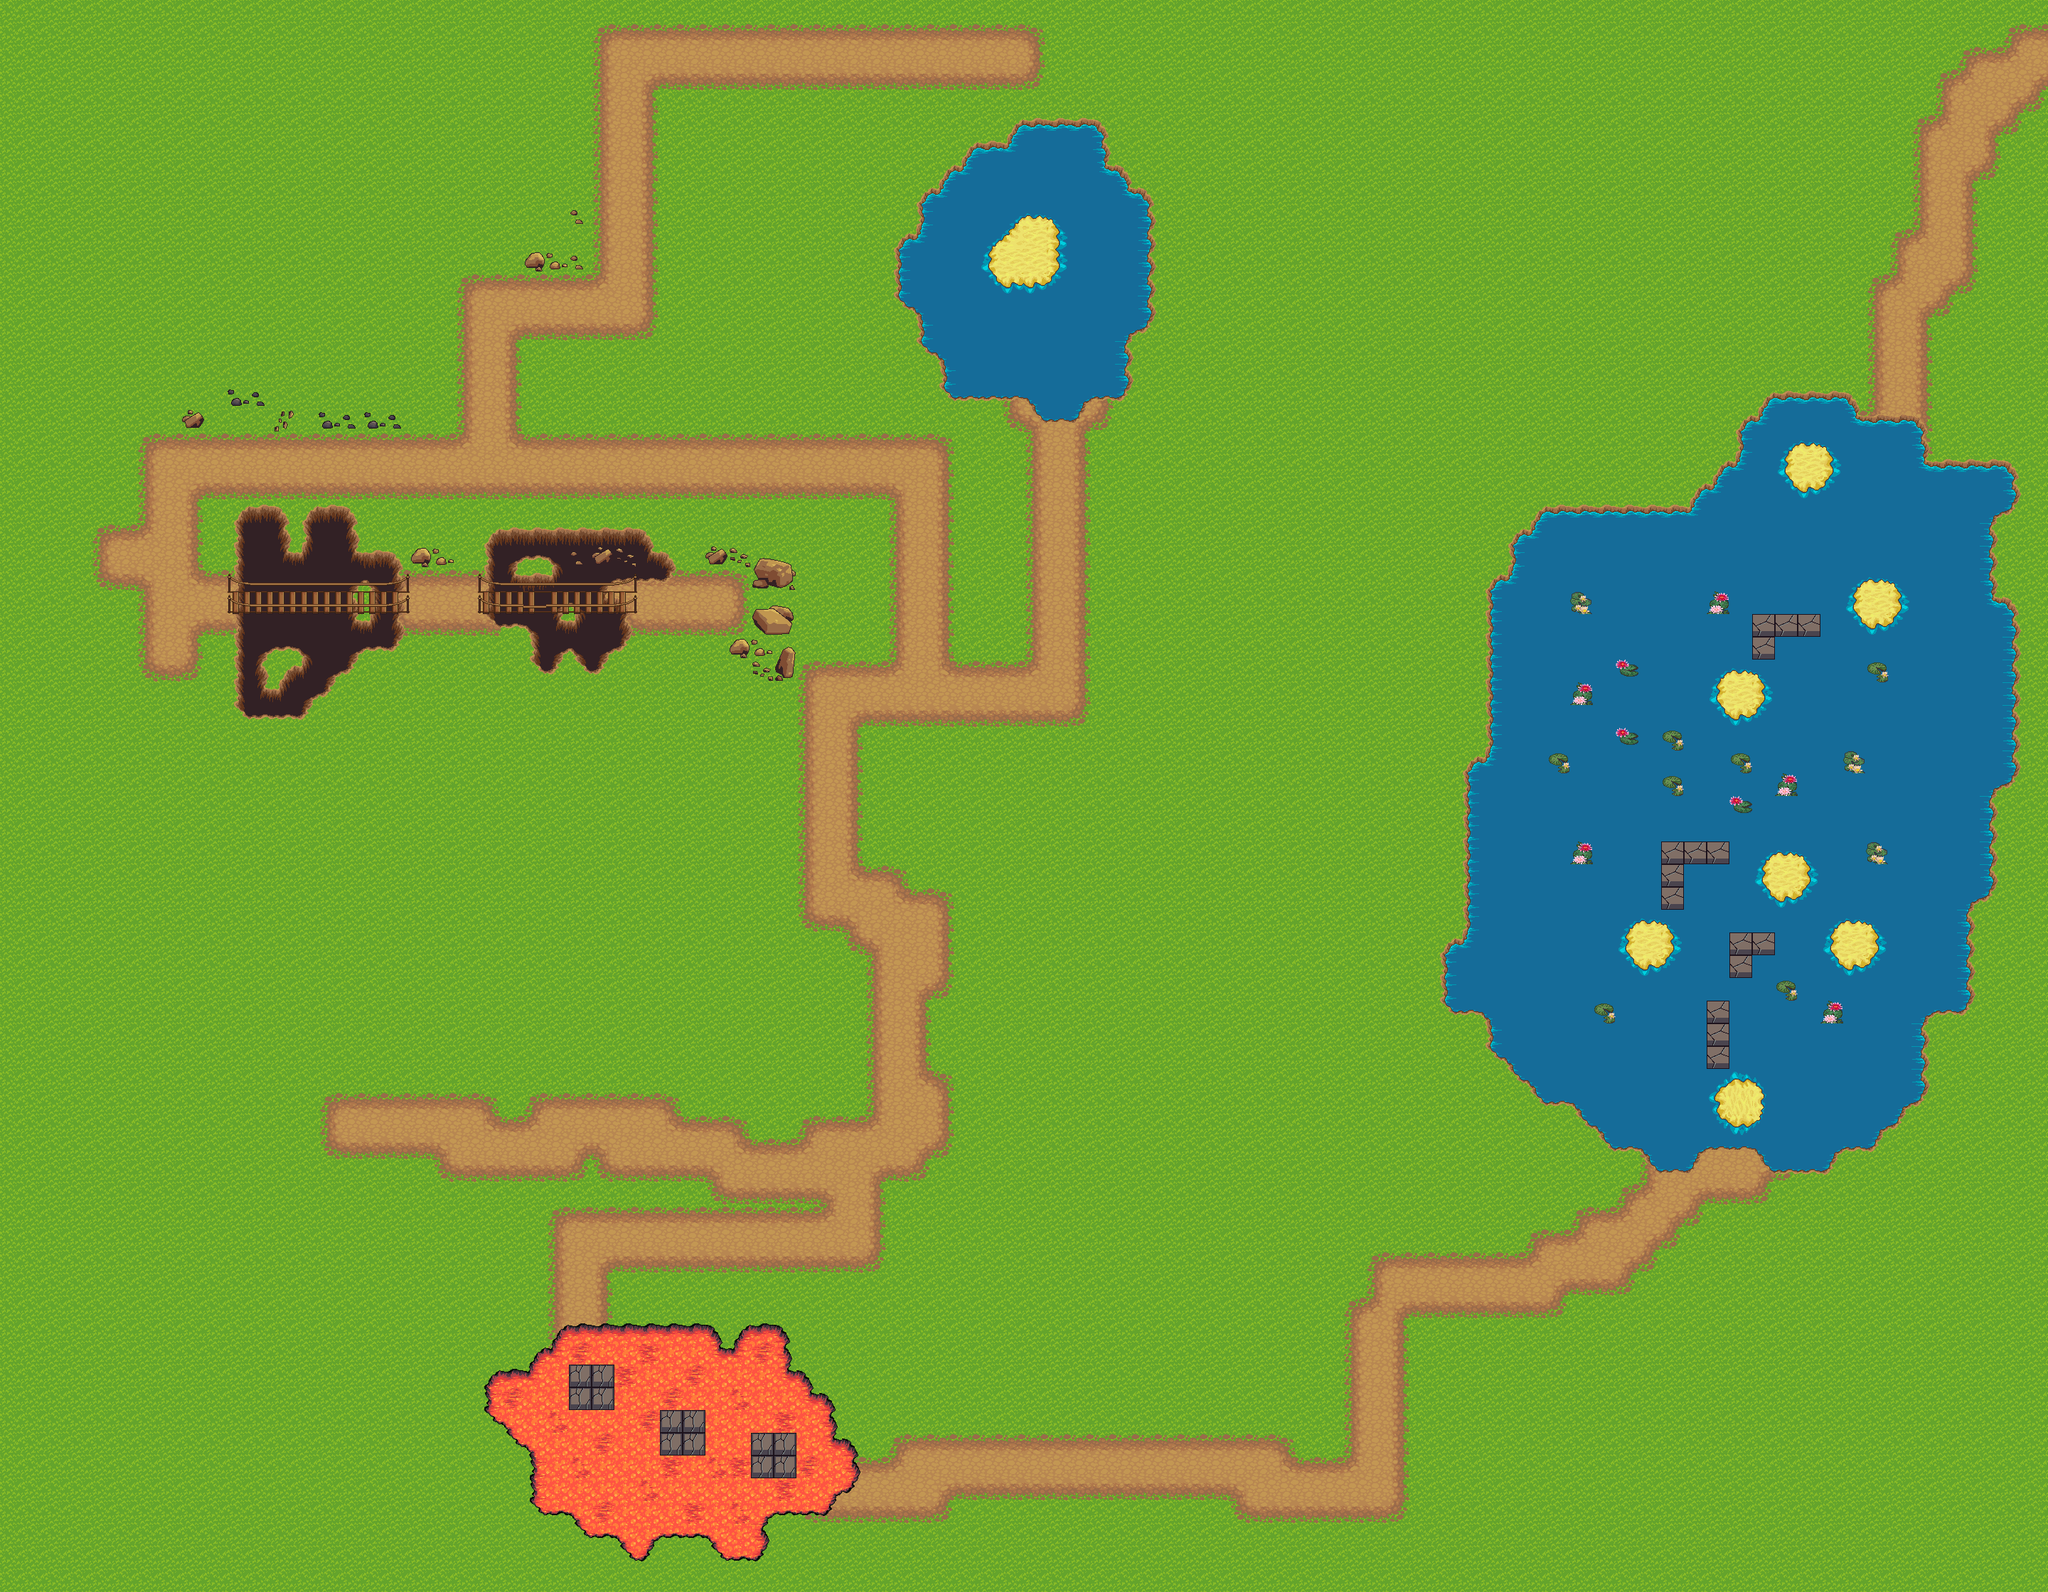

A 2D game scene composited from a Tiled map and its tileset images. What follows is a short description and the map's XML, with each tile layer's data collapsed to a summary:
An orthogonal 90x70 tile map with 32x32 px tiles, 10 tile layers (grass, path, pits, Shark pool, ...), 3 tilesets and 20 objects (3x item, 2x spider, 2x volcano, place, shark, ...).

<map version="1.0" orientation="orthogonal" renderorder="right-down" width="90" height="70" tilewidth="32" tileheight="32" nextobjectid="31">
 <tileset firstgid="1" name="terrain_atlas" tilewidth="32" tileheight="32">
  <image source="terrain_atlas.png" width="1024" height="1024" />
  <terraintypes>
   <terrain name="Path" tile="112" />
   <terrain name="Water" tile="394" />
   <terrain name="Caves" tile="33" />
   <terrain name="Lava" tile="304" />
   <terrain name="pits" tile="121" />
   <terrain name="Walls" tile="853" />
   <terrain name="Hedge" tile="737" />
  </terraintypes>
  <tile id="0" terrain=",,,2" />
  <tile id="1" terrain=",,2,2" />
  <tile id="2" terrain=",,2," />
  <tile id="3" terrain=",2,2,2" />
  <tile id="4" terrain="2,,2,2" />
  <tile id="16" terrain="0,0,0," />
  <tile id="17" terrain="0,0,,0" />
  <tile id="25" terrain="4,4,4," />
  <tile id="26" terrain="4,4,,4" />
  <tile id="32" terrain=",2,,2" />
  <tile id="33" terrain="2,2,2,2" />
  <tile id="34" terrain="2,,2," />
  <tile id="35" terrain="2,2,,2" />
  <tile id="36" terrain="2,2,2," />
  <tile id="48" terrain="0,,0,0" />
  <tile id="49" terrain=",0,0,0" />
  <tile id="57" terrain="4,,4,4" />
  <tile id="58" terrain=",4,4,4" />
  <tile id="64" terrain=",2,," />
  <tile id="65" terrain="2,2,," />
  <tile id="66" terrain="2,,," />
  <tile id="67" terrain=",2,,2" />
  <tile id="68" terrain="2,,2," />
  <tile id="79" terrain=",,,0" />
  <tile id="80" terrain=",,0,0" />
  <tile id="81" terrain=",,0," />
  <tile id="88" terrain=",,,4" />
  <tile id="89" terrain=",,4,4" />
  <tile id="90" terrain=",,4," />
  <tile id="99" terrain=",2,,2" />
  <tile id="100" terrain="2,,2," />
  <tile id="111" terrain=",0,,0" />
  <tile id="112" terrain="0,0,0,0" />
  <tile id="113" terrain="0,,0," />
  <tile id="120" terrain=",4,,4" />
  <tile id="121" terrain="4,4,4,4" />
  <tile id="122" terrain="4,,4," />
  <tile id="143" terrain=",0,," />
  <tile id="144" terrain="0,0,," />
  <tile id="145" terrain="0,,," />
  <tile id="152" terrain=",4,," />
  <tile id="153" terrain="4,4,," />
  <tile id="154" terrain="4,,," />
  <tile id="162" terrain=",,,2" />
  <tile id="193" terrain=",2,,2" />
  <tile id="194" terrain="2,,2," />
  <tile id="208" terrain="3,3,3," />
  <tile id="209" terrain="3,3,,3" />
  <tile id="240" terrain="3,,3,3" />
  <tile id="241" terrain=",3,3,3" />
  <tile id="271" terrain=",,,3" />
  <tile id="272" terrain=",,3,3" />
  <tile id="273" terrain=",,3," />
  <tile id="298" terrain="1,1,1," />
  <tile id="299" terrain="1,1,,1" />
  <tile id="303" terrain=",3,,3" />
  <tile id="304" terrain="3,3,3,3" />
  <tile id="305" terrain="3,,3," />
  <tile id="330" terrain="1,,1,1" />
  <tile id="331" terrain=",1,1,1" />
  <tile id="335" terrain=",3,," />
  <tile id="336" terrain="3,3,," />
  <tile id="337" terrain="3,,," />
  <tile id="361" terrain=",,,1" />
  <tile id="362" terrain=",,1,1" />
  <tile id="363" terrain=",,1," />
  <tile id="393" terrain=",1,,1" />
  <tile id="394" terrain="1,1,1,1" />
  <tile id="395" terrain="1,,1," />
  <tile id="425" terrain=",1,," />
  <tile id="426" terrain="1,1,," />
  <tile id="427" terrain="1,,," />
  <tile id="641" terrain="6,6,6," />
  <tile id="642" terrain="6,6,,6" />
  <tile id="673" terrain="6,,6,6" />
  <tile id="674" terrain=",6,6,6" />
  <tile id="704" terrain=",,,6" />
  <tile id="705" terrain=",,6,6" />
  <tile id="706" terrain=",,6," />
  <tile id="736" terrain=",6,,6" />
  <tile id="737" terrain="6,6,6,6" />
  <tile id="738" terrain="6,,6," />
  <tile id="768" terrain=",6,," />
  <tile id="769" terrain="6,6,," />
  <tile id="770" terrain="6,,," />
  <tile id="824" terrain="5,,," />
  <tile id="825" terrain=",5,," />
  <tile id="852" terrain=",5,5,5" />
  <tile id="854" terrain="5,,5,5" />
  <tile id="855" terrain=",,5,5" />
  <tile id="856" terrain=",,5,5" />
  <tile id="857" terrain=",,5," />
  <tile id="858" terrain=",,,5" />
  <tile id="887" terrain="5,,5," />
  <tile id="888" terrain=",5,,5" />
  <tile id="916" terrain="5,5,,5" />
  <tile id="918" terrain="5,5,5," />
  <tile id="919" terrain="5,5,," />
  <tile id="920" terrain="5,5,," />
 </tileset>
 <tileset firstgid="1025" name="base_out_atlas" tilewidth="32" tileheight="32">
  <image source="base_out_atlas.png" width="1024" height="1024" />
 </tileset>
 <tileset firstgid="2049" name="entities" tilewidth="64" tileheight="64">
  <tile id="0">
   <image width="64" height="64" source="rope.png" />
  </tile>
  <tile id="1">
   <image width="64" height="64" source="sword.png" />
  </tile>
  <tile id="2">
   <image width="64" height="64" source="wand.png" />
  </tile>
  <tile id="3">
   <image width="64" height="64" source="shark-fin.png" />
  </tile>
  <tile id="4">
   <image width="64" height="64" source="stepping-stone.png" />
  </tile>
  <tile id="5">
   <image width="64" height="64" source="spider-front.png" />
  </tile>
  <tile id="6">
   <image width="64" height="64" source="floaty.png" />
  </tile>
  <tile id="7">
   <image width="64" height="64" source="key.png" />
  </tile>
 </tileset>
 <layer name="grass" width="90" height="70">
  <data>[6300 cells, 6300 non-empty, 1 distinct tile ids]</data>
 </layer>
 <layer name="path" width="90" height="70">
  <data>[6300 cells, 888 non-empty, 13 distinct tile ids]</data>
 </layer>
 <layer name="pits" width="90" height="70">
  <data>[6300 cells, 116 non-empty, 13 distinct tile ids]</data>
 </layer>
 <layer name="Shark pool" width="90" height="70">
  <data>[6300 cells, 133 non-empty, 23 distinct tile ids]</data>
 </layer>
 <layer name="lava" width="90" height="70">
  <data>[6300 cells, 144 non-empty, 16 distinct tile ids]</data>
 </layer>
 <layer name="stepping" width="90" height="70">
  <data>[6300 cells, 12 non-empty, 1 distinct tile ids]</data>
 </layer>
 <layer name="lake of terror" width="90" height="70">
  <data>[6300 cells, 710 non-empty, 13 distinct tile ids]</data>
 </layer>
 <layer name="lake stones" width="90" height="70">
  <data>[6300 cells, 78 non-empty, 10 distinct tile ids]</data>
 </layer>
 <layer name="bridges" width="90" height="70">
  <data>[6300 cells, 30 non-empty, 7 distinct tile ids]</data>
 </layer>
 <layer name="details" width="90" height="70">
  <data>[6300 cells, 51 non-empty, 22 distinct tile ids]</data>
 </layer>
 <objectgroup name="entities">
  <object id="1" name="rope" type="item" gid="2049" x="780" y="831" />
  <object id="3" name="lava-step" type="item" gid="2053" x="1414.6" y="387.599" />
  <object id="4" name="spider-1" type="spider" gid="2054" x="388.101" y="909.01" />
  <object id="5" name="spider-2" type="spider" gid="2054" x="845.811" y="291.262" />
  <object id="7" name="sword" type="item" gid="2050" x="204.857" y="820.189" />
  <object id="8" name="volcano-1" type="volcano" x="876.162" y="1965.06" width="32" height="32" />
  <object id="9" name="volcano-2" type="volcano" x="1010.27" y="2007.8" width="32" height="32" />
  <object id="10" name="lava-step-place" type="place" x="922.737" y="1978.61" width="73.1606" height="75.1853" />
  <object id="11" name="pool-shark" type="shark" gid="2052" x="1525.2" y="393.687" />
  <object id="17" name="floaty" gid="2055" x="974.642" y="873.802" />
  <object id="18" name="wand" gid="2051" x="1393.14" y="112.019" />
  <object id="20" name="key" gid="2056" x="103.232" y="927.415" />
  <object id="21" name="spider-3" gid="2054" x="469.114" y="1612.28" />
  <object id="24" name="shark-1" gid="2052" x="2617.81" y="757.661" />
  <object id="25" name="shark-2" gid="2052" x="2268.11" y="867.659" />
  <object id="26" name="shark-3" gid="2052" x="2103.94" y="1342.13" />
  <object id="27" name="shark-4" gid="2052" x="2688.41" y="1191.09" />
  <object id="28" name="shark-5" gid="2052" x="2511.1" y="1514.52" />
  <object id="29" name="shark-6" gid="2052" x="2366.62" y="1143.48" />
  <object id="30" name="spider-4" gid="2054" x="2391.25" y="1672.12" />
 </objectgroup>
</map>
